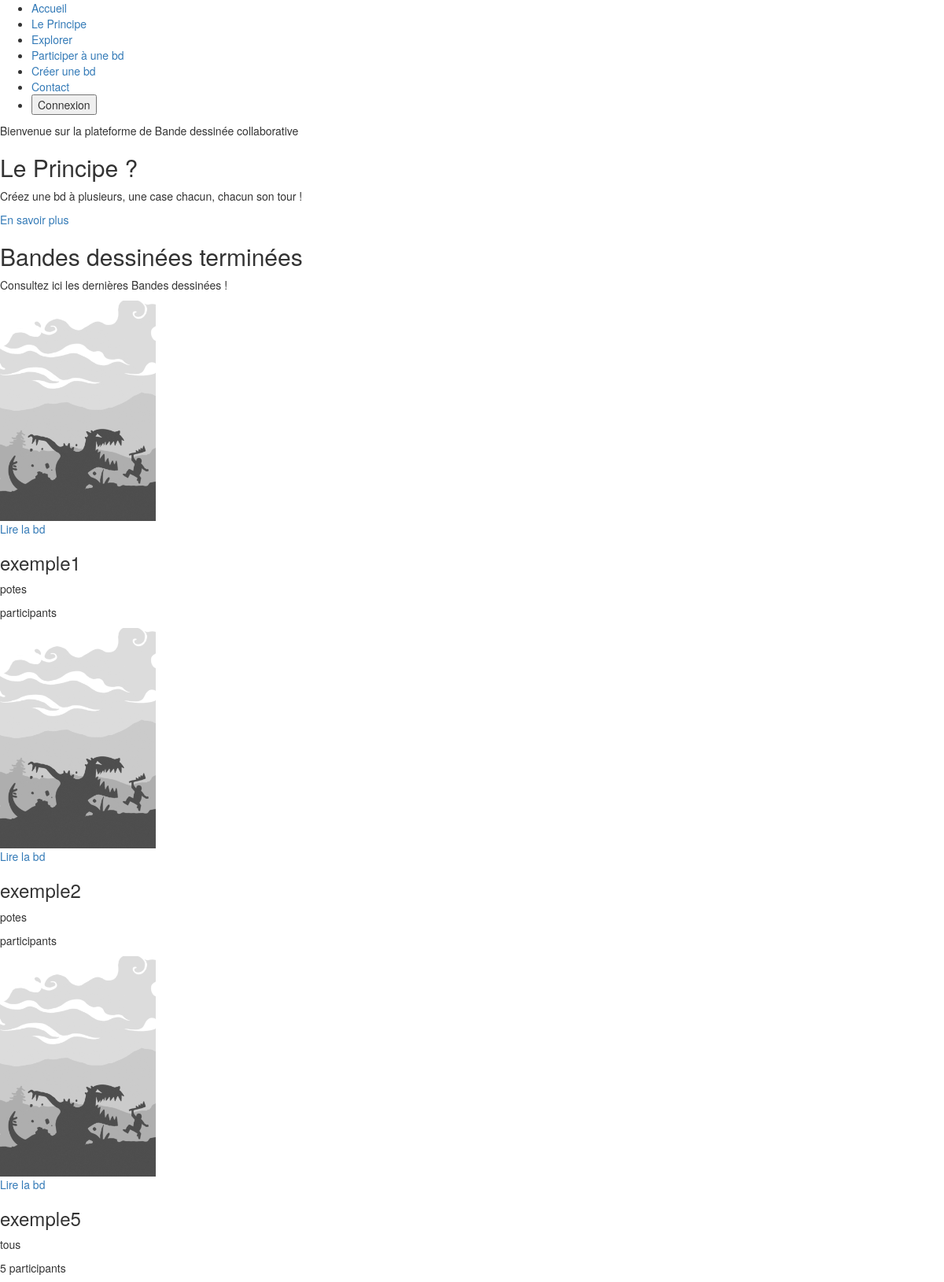
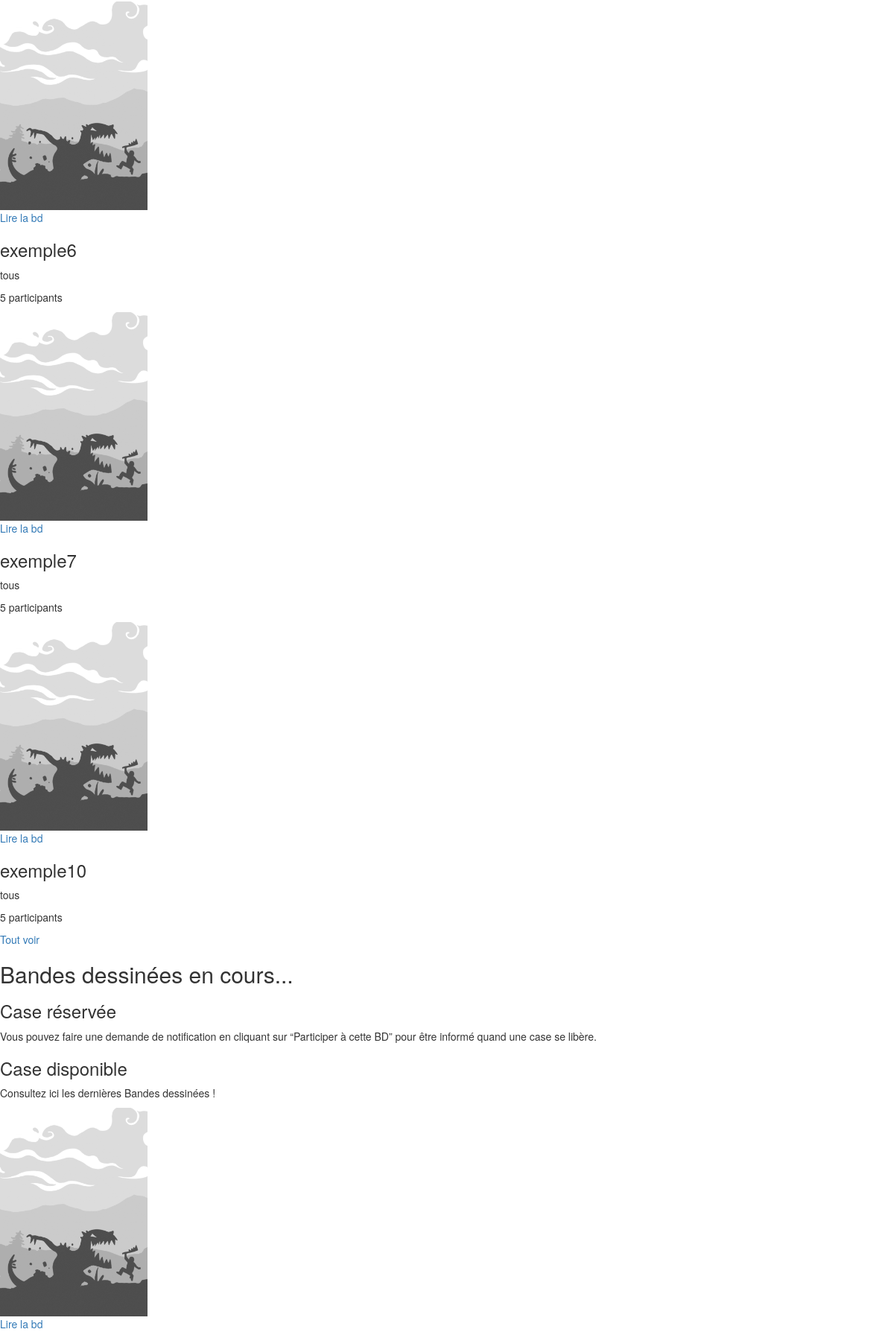
The app's page /vues/index.php (upper part) with its own data (2 pictures, top to bottom).
### tables this page shows
CREATE TABLE IF NOT EXISTS `bandesdessinees` (
  `id` int(10) UNSIGNED NOT NULL AUTO_INCREMENT,
  `id_user` int(11) DEFAULT NULL,
  `title` varchar(535) NOT NULL,
  `droits` set('potes','tous','privee') DEFAULT NULL,
  `pages` int(11) DEFAULT NULL,
  `url` text,
  `date_creation` date DEFAULT NULL COMMENT 'Y-m-d',
  `etat` enum('terminee','encours') DEFAULT NULL,
  `couverture` text,
  `participants` int(11) DEFAULT NULL,
  `cases` int(11) DEFAULT NULL,
  `commentaires` int(11) DEFAULT NULL,
  `temps_real` varchar(5) DEFAULT NULL,
  `duree_real` time DEFAULT NULL,
  `commentaire` text,
  `note` set('1','2','3','4','5') DEFAULT NULL,
  PRIMARY KEY (`id`),
  KEY `id` (`id`)
);

### vues/includes/miniatureBD.php (the view, shortened to what this page needs)
<article>
	<div class="contener_bd">
		<div class="image" id="<?php echo $etatBD ;?>">
			<img src="<?php echo $couverture ;?>" width=198 height=280>
			<div>
				<a class="boutonLire" href="<?php echo $url ;?>">
					<?php echo _LIRE ;?>
				</a>
			</div>
		</div>
		<div class="description">
			<h3 class="titres"><?php echo $titre ;?></h3>
				<p class="etat">
					<span><?php echo $droits ;?></span>
				</p>
				<p class="participants"><span><?php echo $participants ;?></span> <?php echo _NB_PARTICIPANTS ;?></p>
		</div>
	</div>
</article>

### vues/index.php (shortened to what this page needs)
<?php
	include 'includes/general_includes.php';
?>
<!DOCTYPE html>
<html lang="fr">
<head>
</head>
<body>
	<div id="main">
	<div id="menu">
		<?php include'includes/menu.php';?>
	</div>
	<div id="container" class="index">
		<?php include 'includes/header.php';?>
		<section class="lidee">
			<h2><?php echo _T_PRINCIPE ;?></h2>
			<p><?php echo _PRINCIPE ;?></p>
			<div class="boutons">
				<a href="principe.php">
					<?php echo _ENSAVOIRPLUS ;?>
				</a>
			</div>
		</section>
		<section class="terminees">
			<h2 class="bandeau">
				<?php echo _T_BDTERMINEES ;?>
			</h2>
			<p><?php echo _BDTERMINEES ;?></p>
			<div class="miniature">
				<?php
					$etatBD='terminee';
					include '../controles/miniature_config.php';
				?>
			</div>
			<div class="boutons">
				<a href="#" id="voir_terminees">
					<?php echo _TOUTVOIR ;?>
				</a>
			</div>
		</section>
		<section class="encours">
			<h2 class="bandeau">
				<?php echo _T_BDENCOURS ;?>
			</h2>
			<div class="indications">
				<div id="case_reservee" class="etats_case">
					<div class="legendes_text">
						<h3><?php echo _CASERESERVEE ;?></h3>
						<p><?php echo _P_CASERESERVEE ;?></p>
					</div>
				</div>
				<div id="case_disponible" class="etats_case">
					<div class="legendes_text">
						<h3><?php echo _CASEDISPO ;?></h3>
						<p><?php echo _P_CASEDISPO ;?></p>
					</div>
				</div>
			</div>
			<div class="miniature">
				<?php
					$etatBD = 'encours';
					include '../controles/miniature_config.php';
				?>
			</div>
		</section>
	</div>
	</div>
</body>
</html>

### vues/includes/menu.php
<nav class="menu-nav">
	<ul class="menu-bandeau">
		<li><a href="index.php">
			<?php echo _ACCUEIL ;?>
		</a></li>
		<li><a href="principe.php">
			<?php echo _LEPRINCIPE ;?>
		</a></li>
		<li><a href="explorer.php">
			<?php echo _EXPLORER ;?>
		</a></li>
		<li><a href="participerBD.php">
			<?php echo _PARTICIPERBD ;?>
		</a></li>
		<li><a href="creation_bd.php">
			<?php echo _CREERBD ;?>
		</a></li>
		<li><a href="contact.php">
			<?php echo _CONTACT ;?>
		</a></li>
		<li>
			<?php
				if (isset($_SESSION['id'])) {
					include ('modals/dropdown_profil.php');
				} else {
					include ('modals/connexion.php');
				}
			?>
		</li>
	</ul>
</nav>

### vues/modals/connexion.php (shortened to what this page needs)
<button type="button" class="bouton_connexion" data-toggle="modal" data-target="#login-modal"><?php echo _CONNEXION ;?></button>

### vues/includes/header.php
<div class="encart">
	<div class="bienvenue">
		<p><?php echo _P_BIENVENUE ;?></p>
	</div>
</div>

### controles/miniature_config.php (shortened to what this page needs)
<?php
$sqlBD = "SELECT id, title, droits, participants, couverture, url, etat FROM bandesdessinees WHERE etat=:etatBD AND droits!='privee' LIMIT 6";
$sqlCase = "SELECT etatC FROM cases WHERE id_bd =:id_bd";
$reqBD=$bdd->prepare($sqlBD);
$reqBD->bindParam(":etatBD", $etatBD);
$reqBD->execute();
while ($data=$reqBD->fetch()) {
	$titre = $data['title'];
	$droits = $data['droits'];
	$participants = $data['participants'];
	$couverture = $data['couverture'];
	$url = $data['url'];
	$id_bd = $data['id'];
	$etat = $data['etat'];
	if ($droits != 'privee') {
		if ($etat == 'terminee') {
			include 'includes/miniatureBD.php';
		} elseif ($etat == 'encours') {
			$reqCase=$bdd->prepare($sqlCase);
			$reqCase->bindParam(":id_bd", $id_bd);
			$reqCase->execute();
			$dataCase=$reqCase->fetch();
			$etatC = $dataCase['etatC'];
			if ($etatC != 'termine') {
				include 'includes/miniatureBD.php';
			}
		}
	}
}
?>

### records on screen
bandesdessinees: couverture (picture), title "exemple1", droits "potes"
bandesdessinees: couverture (picture), title "exemple2", droits "potes"
bandesdessinees: couverture (picture), title "exemple5", droits "tous", participants "5"
bandesdessinees: couverture (picture), title "exemple6", droits "tous", participants "5"
bandesdessinees: couverture (picture), title "exemple7", droits "tous", participants "5"
bandesdessinees: couverture (picture), title "exemple10", droits "tous", participants "5"
bandesdessinees: couverture (picture)

### other values on screen
_ACCUEIL "Accueil"
_LEPRINCIPE "Le Principe"
_EXPLORER "Explorer"
_PARTICIPERBD "Participer à une bd"
_CREERBD "Créer une bd"
_CONTACT "Contact"
_CONNEXION "Connexion"
_P_BIENVENUE "Bienvenue sur la plateforme de Bande dessinée collaborative"
_T_PRINCIPE "Le Principe ?"
_PRINCIPE "Créez une bd à plusieurs, une case chacun, chacun son tour !"
_ENSAVOIRPLUS "En savoir plus"
_T_BDTERMINEES "Bandes dessinées terminées"
_BDTERMINEES "Consultez ici les dernières Bandes dessinées !"
_TOUTVOIR "Tout voir"
_T_BDENCOURS "Bandes dessinées en cours..."
